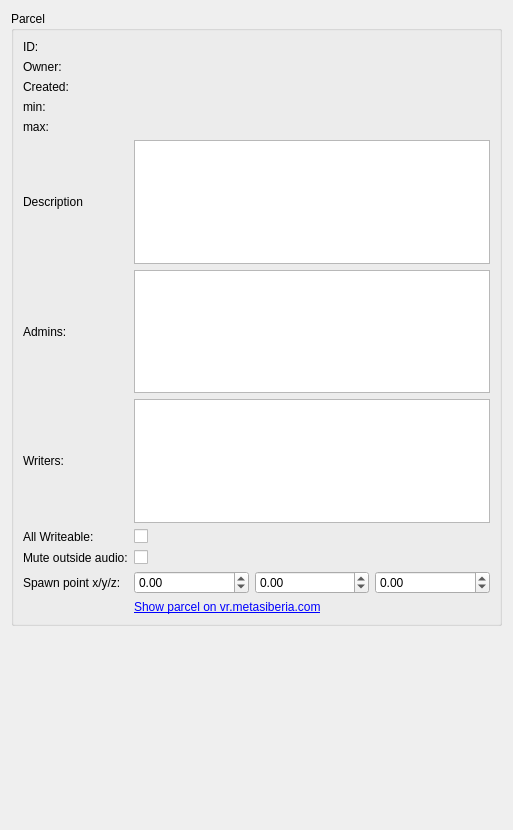
<?xml version="1.0" encoding="UTF-8"?>
<ui version="4.0">
 <class>ParcelEditor</class>
 <widget class="QWidget" name="ParcelEditor">
  <property name="geometry">
   <rect>
    <x>0</x>
    <y>0</y>
    <width>513</width>
    <height>830</height>
   </rect>
  </property>
  <property name="windowTitle">
   <string>Form</string>
  </property>
  <layout class="QVBoxLayout" name="verticalLayout">
   <item>
    <widget class="QGroupBox" name="groupBox">
     <property name="title">
      <string>Parcel</string>
     </property>
     <layout class="QGridLayout" name="gridLayout">
      <item row="11" column="1">
       <widget class="QCheckBox" name="muteOutsideAudioCheckBox">
        <property name="text">
         <string/>
        </property>
       </widget>
      </item>
      <item row="11" column="0">
       <widget class="QLabel" name="label_10">
        <property name="text">
         <string>Mute outside audio:</string>
        </property>
       </widget>
      </item>
      <item row="9" column="1">
       <widget class="QPlainTextEdit" name="writersTextEdit">
        <property name="readOnly">
         <bool>true</bool>
        </property>
       </widget>
      </item>
      <item row="9" column="0">
       <widget class="QLabel" name="label_7">
        <property name="text">
         <string>Writers:</string>
        </property>
       </widget>
      </item>
      <item row="6" column="0">
       <widget class="QLabel" name="label_2">
        <property name="text">
         <string>max:</string>
        </property>
       </widget>
      </item>
      <item row="4" column="0">
       <widget class="QLabel" name="label_3">
        <property name="text">
         <string>Created:</string>
        </property>
       </widget>
      </item>
      <item row="2" column="0">
       <widget class="QLabel" name="label">
        <property name="text">
         <string>Owner:</string>
        </property>
       </widget>
      </item>
      <item row="8" column="1">
       <widget class="QPlainTextEdit" name="adminsTextEdit">
        <property name="readOnly">
         <bool>true</bool>
        </property>
       </widget>
      </item>
      <item row="4" column="1">
       <widget class="QLabel" name="createdTimeLabel">
        <property name="text">
         <string/>
        </property>
       </widget>
      </item>
      <item row="13" column="1">
       <widget class="QLabel" name="showOnWebLabel">
        <property name="text">
         <string>&lt;a href=&quot;#boo&quot;&gt;Show parcel on vr.metasiberia.com&lt;/a&gt;</string>
        </property>
       </widget>
      </item>
      <item row="1" column="0">
       <widget class="QLabel" name="label_8">
        <property name="text">
         <string>ID:</string>
        </property>
       </widget>
      </item>
      <item row="7" column="0">
       <widget class="QLabel" name="label_4">
        <property name="text">
         <string>Description</string>
        </property>
       </widget>
      </item>
      <item row="1" column="1">
       <widget class="QLabel" name="IDLabel">
        <property name="text">
         <string/>
        </property>
       </widget>
      </item>
      <item row="6" column="1">
       <widget class="QLabel" name="maxLabel">
        <property name="text">
         <string/>
        </property>
       </widget>
      </item>
      <item row="2" column="1">
       <widget class="QLabel" name="ownerLabel">
        <property name="text">
         <string/>
        </property>
       </widget>
      </item>
      <item row="8" column="0">
       <widget class="QLabel" name="label_5">
        <property name="text">
         <string>Admins:</string>
        </property>
       </widget>
      </item>
      <item row="10" column="1">
       <widget class="QCheckBox" name="allWriteableCheckBox">
        <property name="toolTip">
         <string>Can any logged-in user write to this parcel?</string>
        </property>
        <property name="text">
         <string/>
        </property>
        <property name="checkable">
         <bool>true</bool>
        </property>
       </widget>
      </item>
      <item row="7" column="1">
       <widget class="QTextEdit" name="descriptionTextEdit">
        <property name="readOnly">
         <bool>false</bool>
        </property>
       </widget>
      </item>
      <item row="5" column="1">
       <widget class="QLabel" name="minLabel">
        <property name="text">
         <string/>
        </property>
       </widget>
      </item>
      <item row="5" column="0">
       <widget class="QLabel" name="label_6">
        <property name="text">
         <string>min:</string>
        </property>
       </widget>
      </item>
      <item row="10" column="0">
       <widget class="QLabel" name="label_9">
        <property name="text">
         <string>All Writeable:</string>
        </property>
       </widget>
      </item>
      <item row="12" column="0">
       <widget class="QLabel" name="label_11">
        <property name="text">
         <string>Spawn point x/y/z:</string>
        </property>
       </widget>
      </item>
      <item row="12" column="1">
       <widget class="QWidget" name="widget" native="true">
        <layout class="QHBoxLayout" name="horizontalLayout">
         <property name="leftMargin">
          <number>0</number>
         </property>
         <property name="topMargin">
          <number>0</number>
         </property>
         <property name="rightMargin">
          <number>0</number>
         </property>
         <property name="bottomMargin">
          <number>0</number>
         </property>
         <item>
          <widget class="IndigoDoubleSpinBox" name="spawnXDoubleSpinBox">
           <property name="minimum">
            <double>-1000000000.000000000000000</double>
           </property>
           <property name="maximum">
            <double>1000000000.000000000000000</double>
           </property>
           <property name="singleStep">
            <double>0.100000000000000</double>
           </property>
          </widget>
         </item>
         <item>
          <widget class="IndigoDoubleSpinBox" name="spawnYDoubleSpinBox">
           <property name="minimum">
            <double>-1000000000.000000000000000</double>
           </property>
           <property name="maximum">
            <double>1000000000.000000000000000</double>
           </property>
           <property name="singleStep">
            <double>0.100000000000000</double>
           </property>
          </widget>
         </item>
         <item>
          <widget class="IndigoDoubleSpinBox" name="spawnZDoubleSpinBox">
           <property name="minimum">
            <double>-1000000000.000000000000000</double>
           </property>
           <property name="maximum">
            <double>1000000000.000000000000000</double>
           </property>
           <property name="singleStep">
            <double>0.100000000000000</double>
           </property>
          </widget>
         </item>
        </layout>
       </widget>
      </item>
     </layout>
    </widget>
   </item>
   <item>
    <spacer name="verticalSpacer">
     <property name="orientation">
      <enum>Qt::Vertical</enum>
     </property>
     <property name="sizeHint" stdset="0">
      <size>
       <width>20</width>
       <height>397</height>
      </size>
     </property>
    </spacer>
   </item>
  </layout>
 </widget>
 <customwidgets>
  <customwidget>
   <class>IndigoDoubleSpinBox</class>
   <extends>QDoubleSpinBox</extends>
   <header>../qt/IndigoDoubleSpinBox.h</header>
  </customwidget>
 </customwidgets>
 <resources/>
 <connections/>
</ui>
